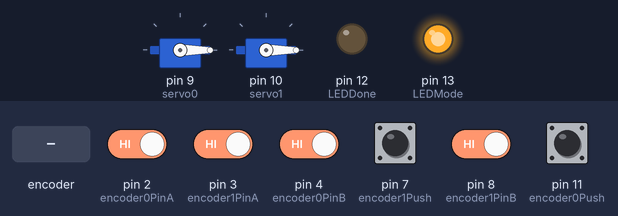
This sketch was run on a simulated Arduino Uno, built with avr-gcc and run on an emulated ATmega328P. Shown: 2 × servo, output pins drawn as LEDs (lit = HIGH). The test bench sets the inputs (shaded band); at power-on: pin 2 (encoder0PinA), pin 3 (encoder1PinA), pin 4 (encoder0PinB), pin 7 (encoder1Push), pin 8 (encoder1PinB), pin 11 (encoder0Push) HIGH.

Above: at 1.2 s.
1.3 s: rotary encoder on pin 2 (encoder0PinA) / pin 4 (encoder0PinB) turned 2 steps (second pin leading)
At 2.8 s:
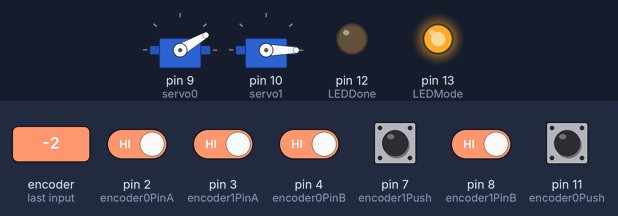
3.2 s: pin 7 (encoder1Push) driven LOW
At 3.7 s:
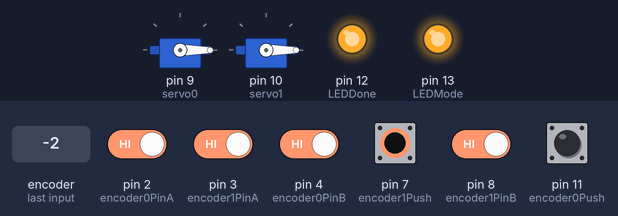
6.2 s: pin 11 (encoder0Push) driven LOW
At 7.3 s:
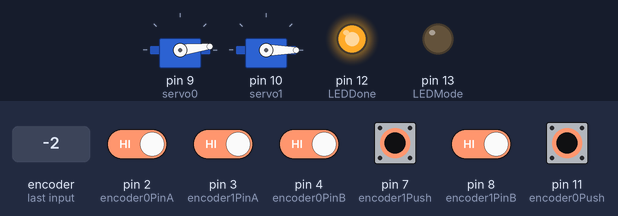
7.7 s: pin 3 (encoder1PinA) driven LOW
At 8.3 s:
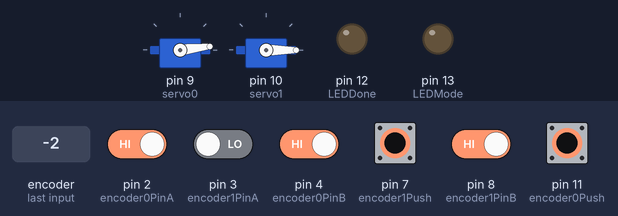
9.2 s: pin 11 (encoder0Push) pulsed HIGH 2 times (0.12 s each, 0.3 s apart)
At 10.5 s:
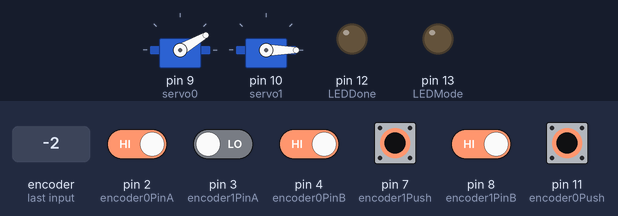
11.3 s: pin 7 (encoder1Push) pulsed HIGH 2 times (0.12 s each, 0.3 s apart)
At 11.9 s:
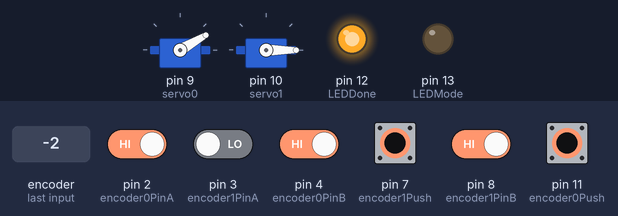
Timing chart, 0 to 14.3 s (numbered marks = the images above; inputs shaded):
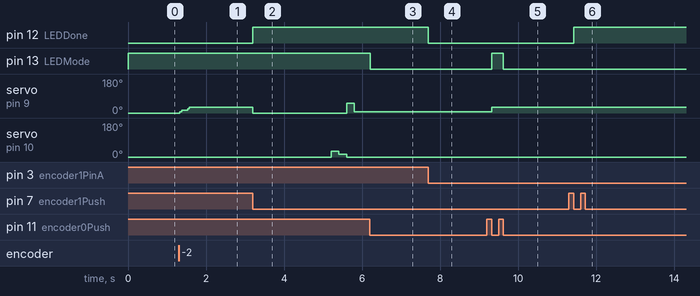

Measured:
- after the input at 1.3 s, servo on pin 9 (servo0): 0° → 15° at once, → 30° 0.20 s later
- after the input at 3.2 s, pin 12 (LEDDone): LOW → HIGH at once; servo on pin 9 (servo0): 30° → 0° at once, → 52° 2.4 s later, → 7° 0.20 s later; servo on pin 10 (servo1): 0° → 30° after 2.0 s, → 15° 0.20 s later, → 0° 0.20 s later
- after the input at 6.2 s, pin 13 (LEDMode): HIGH → LOW at once; servo on pin 9 (servo0): stays 7° (without the input it goes to 67° after 0.00 s)
- after the input at 7.7 s, pin 12 (LEDDone): HIGH → LOW at once
- after the input at 9.2 s, pin 13 (LEDMode): LOW → HIGH after 0.12 s, → LOW 0.30 s later; servo on pin 9 (servo0): 7° → 30° after 0.12 s
- after the input at 11.3 s, pin 12 (LEDDone): LOW → HIGH after 0.12 s

The sketch:

project.ino
```cpp
#define encoder0PinA  2
#define encoder0PinB  4
#define encoder1PinA  3
#define encoder1PinB  8
#define servo0        9
#define servo1        10
#define encoder0Push  11
#define encoder1Push  7
#define LEDDone       12
#define LEDMode       13
#include <Servo.h>

Servo myservo1;Servo myservo0;  // create servo object to control a servo

volatile unsigned char encoder0Pos = 0;
volatile unsigned char encoder1Pos = 0;
unsigned char saved[10][2];
unsigned char current;  //the empty space to be saved into (does not wrap)
unsigned char follow;   //the index of the next position to be executed
boolean track,execute;
boolean past0, past1;

void setup() {


  pinMode(encoder0PinA, INPUT);
  digitalWrite(encoder0PinA, HIGH);       // turn on pull-up resistor
  pinMode(encoder0PinB, INPUT);
  digitalWrite(encoder0PinB, HIGH);       // turn on pull-up resistor


  pinMode(encoder1PinA, INPUT);
  digitalWrite(encoder1PinA, HIGH);       // turn on pull-up resistor
  pinMode(encoder1PinB, INPUT);
  digitalWrite(encoder1PinB, HIGH);       // turn on pull-up resistor

  pinMode(encoder0Push, INPUT);
  digitalWrite(encoder0Push, HIGH);

  pinMode(encoder1Push, INPUT);
  digitalWrite(encoder1Push, HIGH);

  pinMode(LEDDone, OUTPUT);
  pinMode(LEDMode, OUTPUT);

  digitalWrite(LEDDone,LOW);

  attachInterrupt(0, doEncoder0, CHANGE);  // encoder pin on interrupt 0 - pin 2

  attachInterrupt(digitalPinToInterrupt(encoder1PinA), doEncoder1, CHANGE);  // encoder pin on interrupt 0 - pin 2

  myservo0.attach(servo0);
  myservo1.attach(servo1);

  track=1;
  execute=0;

  //Serial.begin (9600);

}

void loop(){
  if(track & !execute){
    myservo0.write(encoder0Pos*360/48);
    myservo1.write(encoder1Pos*360/48);
  }
  if(track & execute){
    myservo0.write(saved[follow][0]*360/48);
    myservo1.write(saved[follow][1]*360/48);
    follow= (follow+1)%current;
    delay(200);
  }

  if(past0 && !digitalRead(encoder0Push)){    //button 0 pushed
    track=!track;
    execute=0;
    follow=0;
  }
  if(past1 && !digitalRead(encoder1Push)){    //button 1 pushed
    if(!track){
      if(current<10){
        saved[current][0]=encoder0Pos;
        saved[current][1]=encoder1Pos;
        current++;
        digitalWrite(LEDDone,HIGH);
      }
    }else{
      execute =!execute;
      digitalWrite(LEDDone,execute);
    }
  }
  past0 = digitalRead(encoder0Push);
  past1 = digitalRead(encoder1Push);
  digitalWrite(LEDMode,track);
}

void doEncoder0() {
  digitalWrite(LEDDone,LOW);
  if (digitalRead(encoder0PinA) == digitalRead(encoder0PinB)) {
    if(encoder0Pos<24)
      encoder0Pos++;
  } else {
    if(encoder0Pos>0)
      encoder0Pos--;
  }
}

void doEncoder1() {
  digitalWrite(LEDDone,LOW);
  if (digitalRead(encoder1PinA) == digitalRead(encoder1PinB)) {
    if(encoder1Pos<24)
      encoder1Pos++;
  } else {
    if(encoder1Pos>0)
      encoder1Pos--;
  }
}
```
